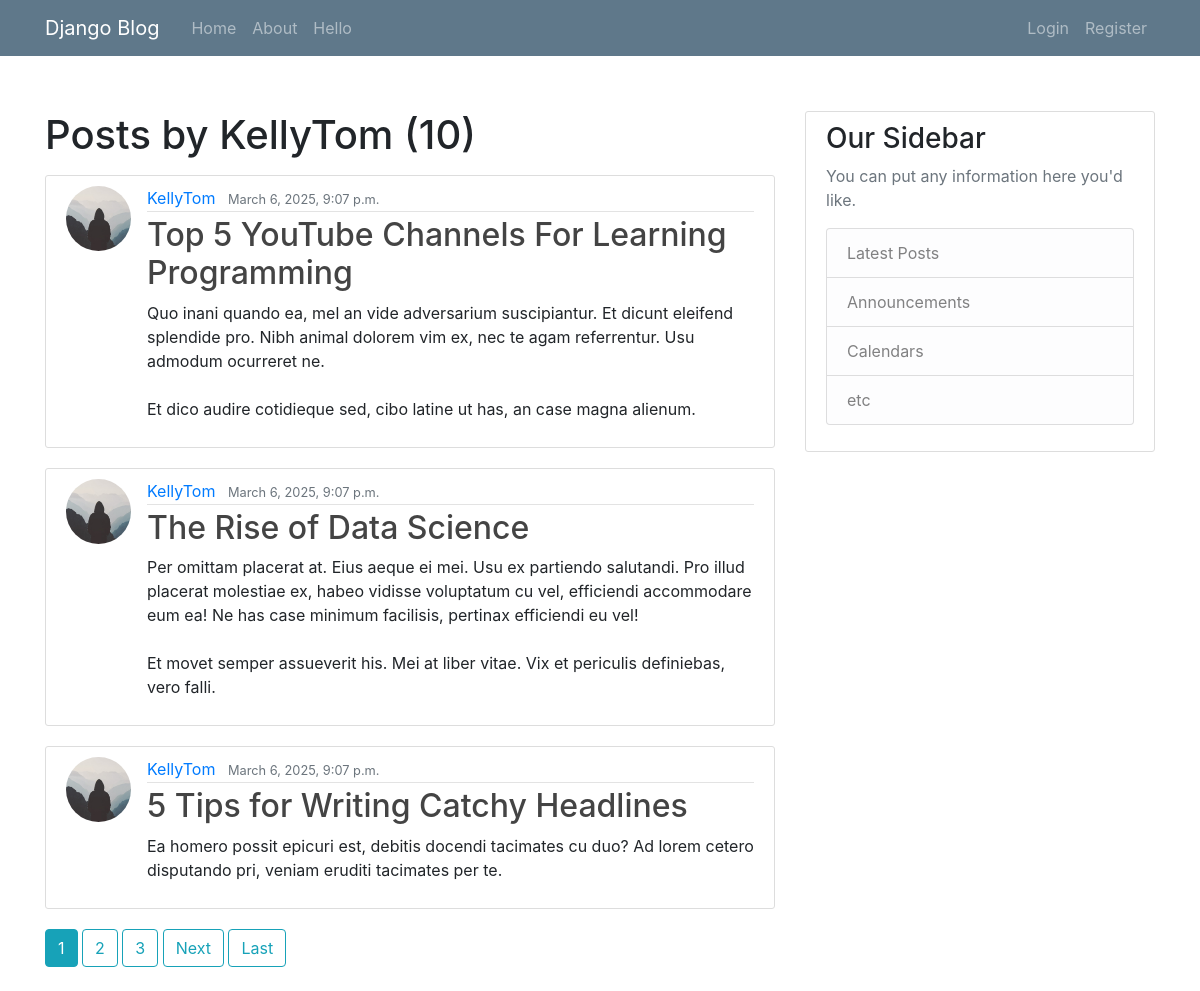
Screenshot of /user/KellyTom with the database file from the repository.
### firstApp/models.py (models this page shows, shortened)
class Post(models.Model):
    title = models.CharField(max_length=100)
    content = models.TextField()
    date_posted = models.DateTimeField(default=timezone.now)
    author = models.ForeignKey(User, on_delete=models.CASCADE)

### users/models.py (models this page shows, shortened)
class Profile(models.Model):
    user = models.OneToOneField(User, on_delete=models.CASCADE)
    image = models.ImageField(default='default.jpg', upload_to='profile_pics')

### firstApp/views.py (the view)
# urls.py: path('user/<str:username>', UserPostListView.as_view(), name='firstApp-user-posts'),
class UserPostListView(ListView):
    model = Post
    template_name = 'firstApp/user_posts.html'
    context_object_name = 'posts'
    paginate_by = 3
    def get_queryset(self):
        user = get_object_or_404(User, username=self.kwargs.get('username'))
        return Post.objects.filter(author=user).order_by('-date_posted')

### firstApp/templates/firstApp/user_posts.html (shortened to what this page needs)
{% extends "firstApp/base.html" %}
{% block content %}
    <h1 class="mb-3">Posts by {{ view.kwargs.username }} ({{ page_obj.paginator.count }})</h1>
    {% for post in posts %}
            <article class="media content-section">
                <img class="rounded-circle article-img" src="{{ post.author.profile.image.url }}"/>
                <div class="media-body">
                    <div class="article-metadata">
                        <a class="mr-2" href="{% url 'firstApp-user-posts' post.author.username %}">{{ post.author }}</a>
                        <small class="text-muted">{{ post.date_posted }}</small>
                    </div>
                    <h2><a class="article-title" href="{% url 'firstApp-post-detail' post.id %}">{{ post.title }}</a></h2>
                    <p class="article-content">{{ post.content }}</p>
                </div>
            </article>
    {% endfor %}
    {% if is_paginated %}
        {% for num in page_obj.paginator.page_range %}
            {% if page_obj.number == num %}
                <a class="btn btn-info mb-4" href="?page={{ num }}">{{ num }}</a>
            {% elif num > page_obj.number|add:'-3' and num < page_obj.number|add:'3' %}
                <a class="btn btn-outline-info mb-4" href="?page={{ num }}">{{ num }}</a>
            {% endif %}
        {% endfor %}
        {% if page_obj.has_next %}
            <a class="btn btn-outline-info mb-4" href="?page={{ page_obj.next_page_number }}">Next</a>
            <a class="btn btn-outline-info mb-4" href="?page={{ page_obj.paginator.num_pages }}">Last</a>
        {% endif %}
    {% endif %}
{% endblock content %}

### firstApp/templates/firstApp/Base.html (shortened to what this page needs)
{% load static %}
<!DOCTYPE html>
<html lang="en">
<head>
    <link rel="stylesheet" type="text/css" href="{% static 'blog/main.css' %}">
    <link rel="stylesheet" href="https://cdn.jsdelivr.net/npm/bootstrap@4.0.0/dist/css/bootstrap.min.css">
</head>
<body>
    <header class="site-header">
        <nav class="navbar navbar-expand-md navbar-dark bg-steel fixed-top">
         <div class="container">
            <a class="navbar-brand mr-4" href="/">Django Blog</a>
            <div class="collapse navbar-collapse" id="navbarToggle">
                <div class="navbar-nav mr-auto">
                    <a class="nav-item nav-link" href="{% url 'firstApp-home' %}">Home</a>
                    <a class="nav-item nav-link" href="{% url 'firstApp-about' %}">About</a>
                    <a class="nav-item nav-link" href="{% url 'firstApp-hello' %}">Hello</a>
                </div>
                <div class="navbar-nav">
                    {% if user.is_authenticated %}
                        <a class="nav-item nav-link" href="{% url 'firstApp-post-create' %}">New Post</a>
                        <a class="nav-item nav-link" href="{% url 'firstApp-profile' %}">Profile</a>
                        <form action="{% url 'firstApp-logout' %}" method="post">
                            {% csrf_token %}
                             <div class="nav-item nav-link"  onclick="this.closest('form').submit();" style="cursor:pointer;">
                                    Logout
                             </div>
                        </form>
                    {% else %}
                        <a class="nav-item nav-link" href="{% url 'firstApp-login' %}">Login</a>
                        <a class="nav-item nav-link" href="{% url 'firstApp-logout' %}">Register</a>
                    {% endif %}
                </div>
            </div>
        </div>
        </nav>
    </header>
    <main role="main" class="container">
        <div class="row">
            <div class="col-md-8">
                {% block content %}{% endblock %}
            </div>
            <div class="col-md-4">
                <div class="content-section">
                    <h3>Our Sidebar</h3>
                    <p class='text-muted'>You can put any information here you'd like.
                        <ul class="list-group">
                            <li class="list-group-item list-group-item-light">Latest Posts</li>
                            <li class="list-group-item list-group-item-light">Announcements</li>
                            <li class="list-group-item list-group-item-light">Calendars</li>
                            <li class="list-group-item list-group-item-light">etc</li>
                        </ul>
                    </p>
                </div>
            </div>
        </div>
    </main>
</body>
</html>

### firstApp/static/blog/main.css (style rules this page uses)
body { background: #fafafa; color: #333333; margin-top: 5rem; }
h1, h2, h3, h4, h5, h6 { color: #444444; }
ul { margin: 0; }
.bg-steel { background-color: #5f788a; }
.site-header .navbar-nav .nav-link { color: #cbd5db; }
.content-section { background: #ffffff; padding: 10px 20px; border: 1px solid #dddddd; border-radius: 3px; margin-bottom: 20px; }
.article-title { color: #444444; }
.article-content { white-space: pre-line; }
.article-img { height: 65px; width: 65px; margin-right: 16px; }
.article-metadata { padding-bottom: 1px; margin-bottom: 4px; border-bottom: 1px solid #e3e3e3 }
.row { margin-top:10%; }

### rows the page displays
Post: author.profile.image (placeholder picture), author "KellyTom", date_posted "March 6, 2025, 9:07 p.m.", title "Top 5 YouTube Channels For Learning Programming", content "Quo inani quando ea, mel an vide adversarium suscipiantur. Et dicunt eleifend splendide pro. Nibh animal dolorem vim ex, nec te agam referrentur. Usu admodum ocurreret ne. Et dico audire cotidieque sed, cibo latine ut has, an case magna alienum."
Post: author.profile.image (placeholder picture), author "KellyTom", date_posted "March 6, 2025, 9:07 p.m.", title "The Rise of Data Science", content "Per omittam placerat at. Eius aeque ei mei. Usu ex partiendo salutandi. Pro illud placerat molestiae ex, habeo vidisse voluptatum cu vel, efficiendi accommodare eum ea! Ne has case minimum facilisis, pertinax efficiendi eu vel! Et movet semper assueverit his. Mei at liber vitae. Vix et periculis definiebas, vero falli."
Post: author.profile.image (placeholder picture), author "KellyTom", date_posted "March 6, 2025, 9:07 p.m.", title "5 Tips for Writing Catchy Headlines", content "Ea homero possit epicuri est, debitis docendi tacimates cu duo? Ad lorem cetero disputando pri, veniam eruditi tacimates per te."

### other values shown
{{ view.kwargs.username }} "KellyTom"
{{ page_obj.paginator.count }} "10"
{{ num }} "1"
{{ num }} "2" "3"
